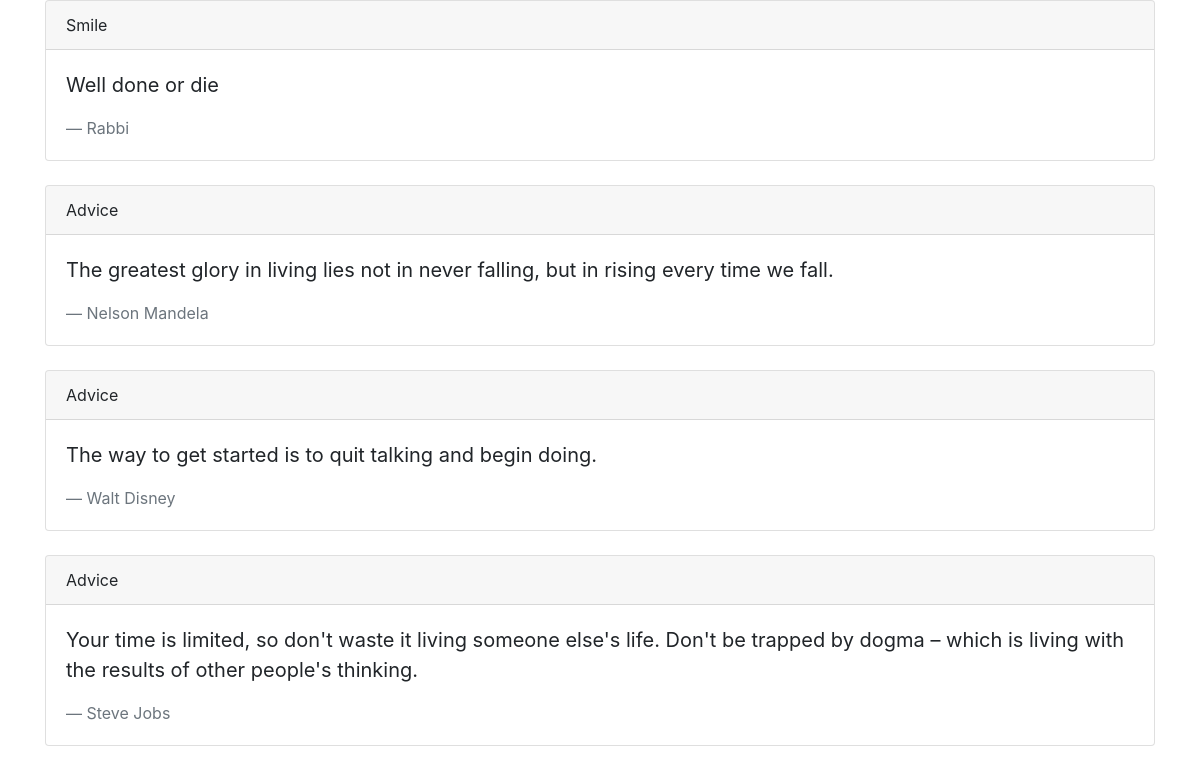
The page / on the database its author committed.
### quotes/models.py (models this page shows, shortened)
class Quote(models.Model):
    quote = models.TextField()
    author = models.CharField(max_length=200)
    quote_category = models.ForeignKey(
        'QuoteCategory', on_delete=models.CASCADE
    )

class QuoteCategory(models.Model):
    title = models.CharField(max_length=50)
    def __str__(self):
        return self.title

### quotes/views.py (the view)
# urls.py: path('', views.HomeView.as_view(), name="home"),
class HomeView(ListView):
    template_name = "home.html"
    model = Quote
    def get_queryset(self):
        query_set = super().get_queryset()
        return query_set.select_related('quote_category')

### templates/home.html
{% extends 'base.html' %}
 {% block body %}
    <div class="container">
    {% for quote in object_list %}
        <div class="card">
            <div class="card-header">
                {{quote.quote_category}}
            </div>
            <div class="card-body">
                <blockquote class="blockquote mb-0">
                    <p>{{ quote.quote }}</p>
                    <footer class="blockquote-footer">{{quote.author}}</footer>
                </blockquote>
            </div>
        </div>
        <br>
    {% endfor %}
    </div>
 {% endblock %}

### templates/base.html (shortened to what this page needs)
<!DOCTYPE html>
<html lang="en">
<head>
    <link rel="stylesheet" href="https://stackpath.bootstrapcdn.com/bootstrap/4.3.1/css/bootstrap.min.css">
</head>
<body>
     {% block body %}
     {% endblock %}
</body>
</html>

### rows shown on the page
Quote: quote_category "Smile", quote "Well done or die", author "Rabbi"
Quote: quote_category "Advice", quote "The greatest glory in living lies not in never falling, but in rising every time we fall.", author "Nelson Mandela"
Quote: quote_category "Advice", quote "The way to get started is to quit talking and begin doing.", author "Walt Disney"
Quote: quote_category "Advice", quote "Your time is limited, so don't waste it living someone else's life. Don't be trapped by dogma – which is living with the results of other people's thinking.", author "Steve Jobs"
